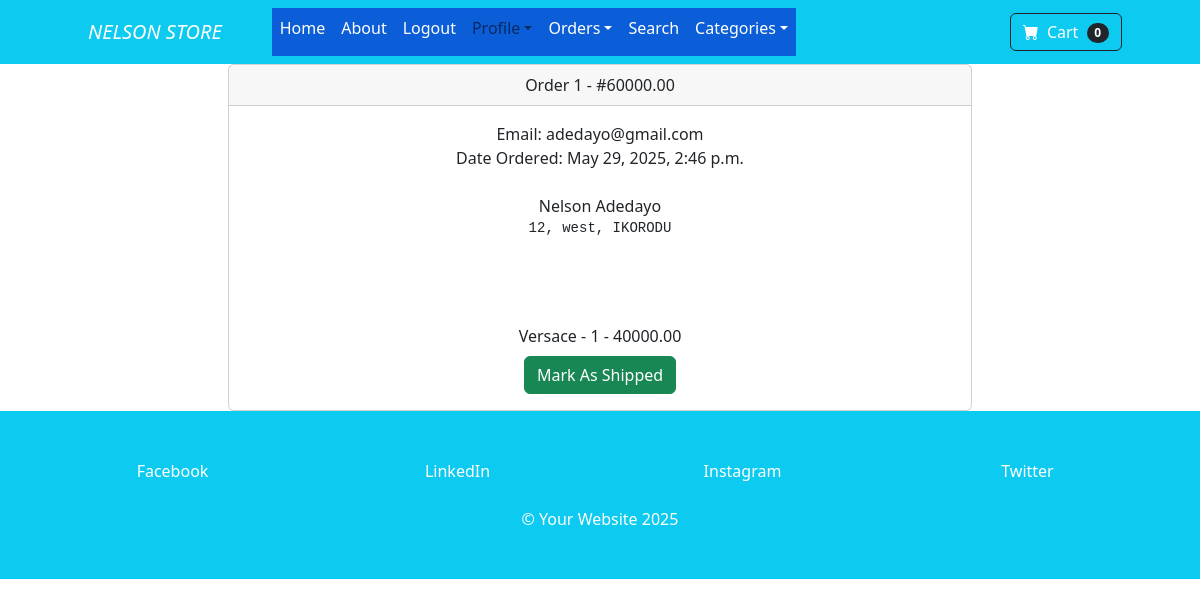
The page /payment/orders/1 (signed in) on the database as committed earlier.
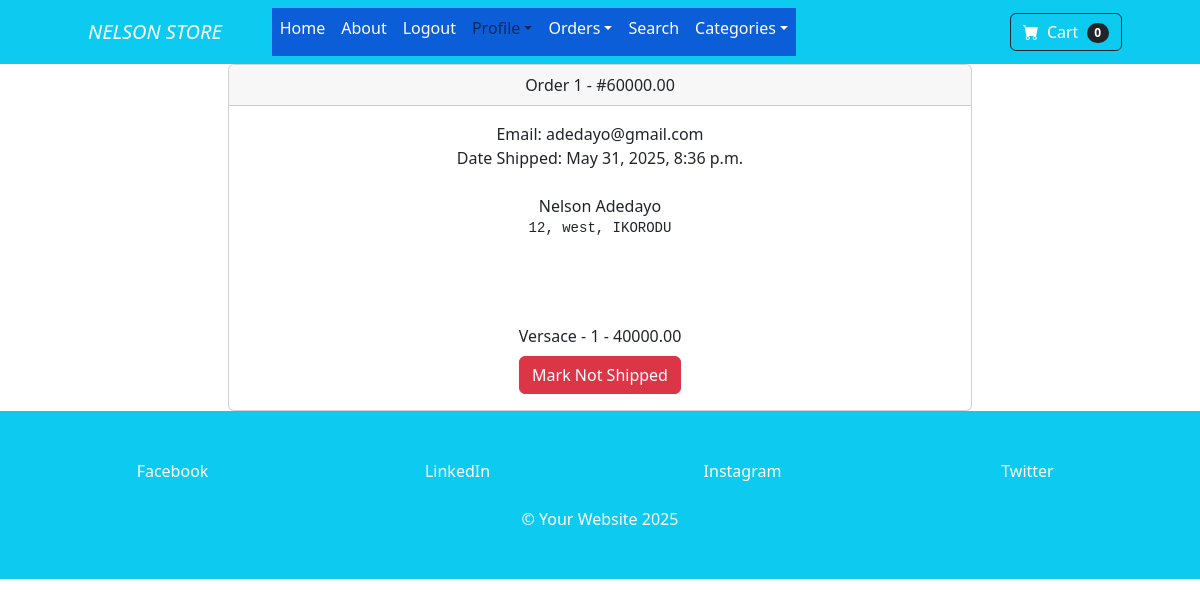
The same page on the database as committed later.
### payment/models.py (models this page shows, shortened)
class Order(models.Model):
    user = models.ForeignKey(User, on_delete=models.CASCADE, null=True, blank=True)
    full_name = models.CharField(max_length=250)
    email = models.EmailField(max_length=250)
    shipping_address = models.TextField(max_length=1500)
    amount_paid = models.DecimalField(max_digits=10, decimal_places=2)
    date_ordered = models.DateTimeField(auto_now_add=True)
    shipped = models.BooleanField(default=False)
    date_shipped = models.DateTimeField(blank=True, null=True)

### payment/views.py (the view, shortened to what this page needs)
# urls.py: path('orders/<int:pk>', views.orders, name='orders'),
def orders(request, pk):
    if request.user.is_authenticated and request.user.is_superuser:
        order = Order.objects.get(id=pk)
        items = Order_items.objects.filter(order=pk)
        context = {'order':order, 'items':items}
        return render(request, 'payment/orders.html', context)
    else:
        messages.success(request, 'Access Denied!')
        return redirect('home')

### cart/cart.py (called while the page is built)
    def __len__(self):
         return len(self.cart)

### cart/context_processors.py (called while the page is built)
def cart(request):
    return {'cart': Cart(request)}

### myapp/models.py (called while the page is built)
    def __str__(self):
        return self.name

### payment/templates/payment/orders.html (shortened to what this page needs)
{% extends 'base.html' %}
{% load static %}
{% block content %}
        <div class="container ">
            <div class="row">
                <center>
                    <div class="col-8">
                        <div class="card">
                            <div class="card-header">
                                Order {{ order.id }} - #{{ order.amount_paid }}
                            </div>
                            <div class="card-body">
                                Email: {{ order.email }} <br>
                                {% if order.date_shipped %}
                                    Date Shipped: {{ order.date_shipped }}
                                {% else %}
                                    Date Ordered: {{ order.date_ordered }}
                                {% endif %}
                                <br><br>
                                {{ order.full_name }} <br>
                                <pre>{{ order.shipping_address }}
                                </pre>
                                <br><br>
                                {% for item in items %}
                                    {{ item.product }} - {{ item.quantity }} - {{ item.price}}<br>
                                {% endfor %}
                                {% if not order.shipped %}
                                    <form method="POST" class="mt-2">
                                        <button type="submit" class="btn btn-success">Mark As Shipped</button>
                                    </form>
                                {% else %}
                                    <form method="POST" class="mt-2">
                                        <button type="submit" class="btn btn-danger">Mark Not Shipped</button>
                                    </form>
                            {% endif %}
                            </div>
                        </div>
                    </div>
                </center>
            </div>
        </div>
{% endblock %}

Rows that differ between the two databases and show on the page:
changed Order "adedayo@gmail.com": date_shipped (not shown) → "May 31, 2025, 8:36 p.m."; shipped False → True (drawn); date_ordered "May 29, 2025, 2:46 p.m." → (not shown)
Other text that changed with them:
text no longer shown: "Date Ordered: Mark As Shipped"
text now shown: "Date Shipped: Mark Not Shipped"
